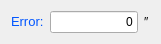
   <widget class="QWidget" name="layoutWidget">
    <property name="geometry">
     <rect>
      <x>10</x>
      <y>50</y>
      <width>161</width>
      <height>29</height>
     </rect>
    </property>
    <layout class="QHBoxLayout" name="horizontalLayout_3">
     <item>
      <widget class="QLabel" name="label_24">
       <property name="text">
        <string>&lt;!DOCTYPE HTML PUBLIC &quot;-//W3C//DTD HTML 4.0//EN&quot; &quot;http://www.w3.org/TR/REC-html40/strict.dtd&quot;&gt;
&lt;html&gt;&lt;head&gt;&lt;meta name=&quot;qrichtext&quot; content=&quot;1&quot; /&gt;&lt;style type=&quot;text/css&quot;&gt;
p, li { white-space: pre-wrap; }
&lt;/style&gt;&lt;/head&gt;&lt;body style=&quot; font-family:'Sans'; font-size:10pt; font-weight:400; font-style:normal;&quot;&gt;
&lt;p style=&quot; margin-top:0px; margin-bottom:0px; margin-left:0px; margin-right:0px; -qt-block-indent:0; text-indent:0px;&quot;&gt;&lt;span style=&quot; font-family:'Sans Serif'; color:#0055ff;&quot;&gt;Error:&lt;/span&gt;&lt;/p&gt;&lt;/body&gt;&lt;/html&gt;</string>
       </property>
      </widget>
     </item>
     <item>
      <widget class="QLineEdit" name="lineEdit_dero_error">
       <property name="cursor">
        <cursorShape>ArrowCursor</cursorShape>
       </property>
       <property name="text">
        <string>0</string>
       </property>
       <property name="alignment">
        <set>Qt::AlignRight|Qt::AlignTrailing|Qt::AlignVCenter</set>
       </property>
       <property name="readOnly">
        <bool>true</bool>
       </property>
      </widget>
     </item>
     <item>
      <widget class="QLabel" name="label_36">
       <property name="text">
        <string>″</string>
       </property>
      </widget>
     </item>
    </layout>
   </widget>
